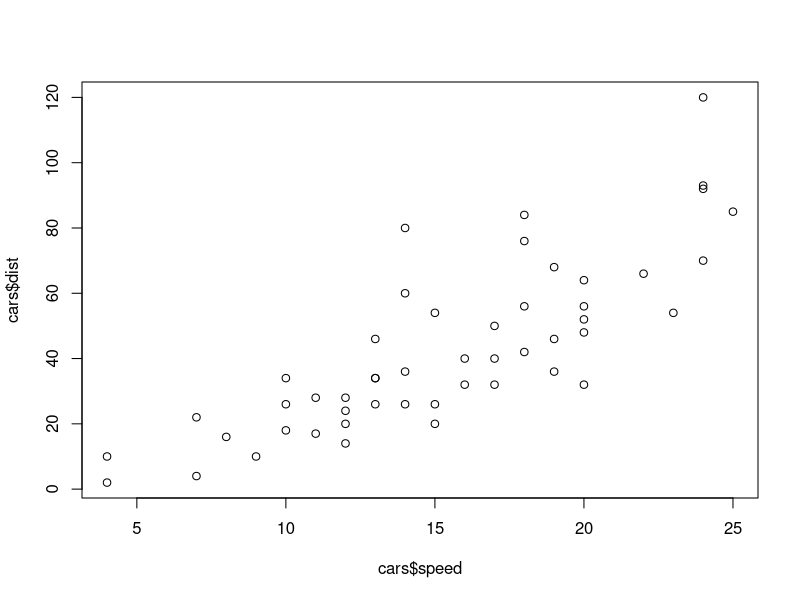
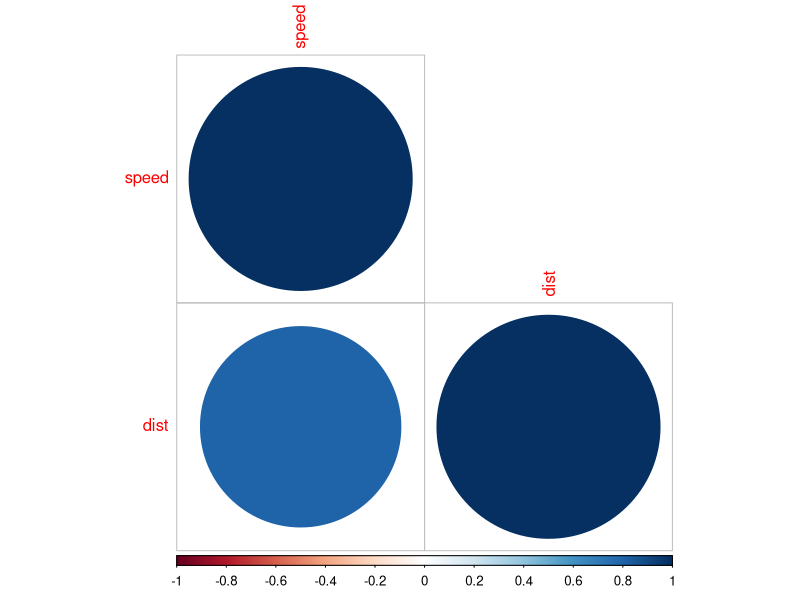
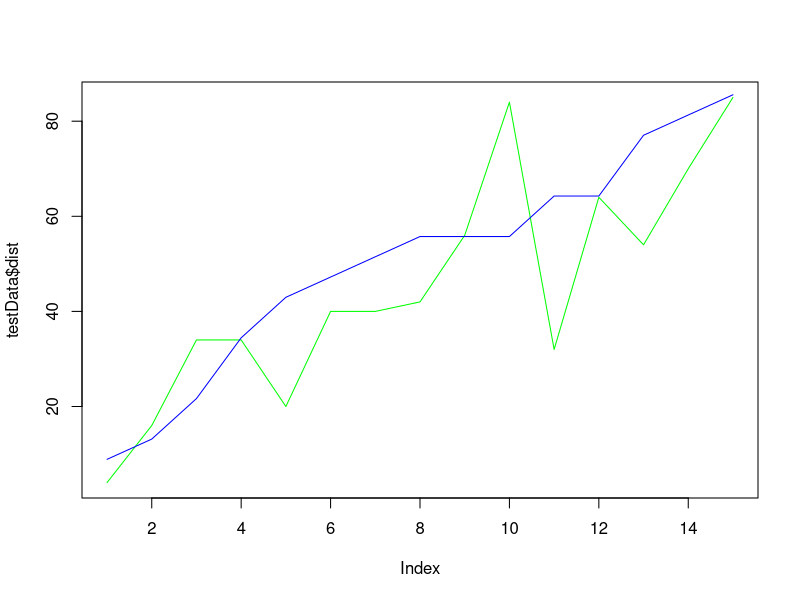
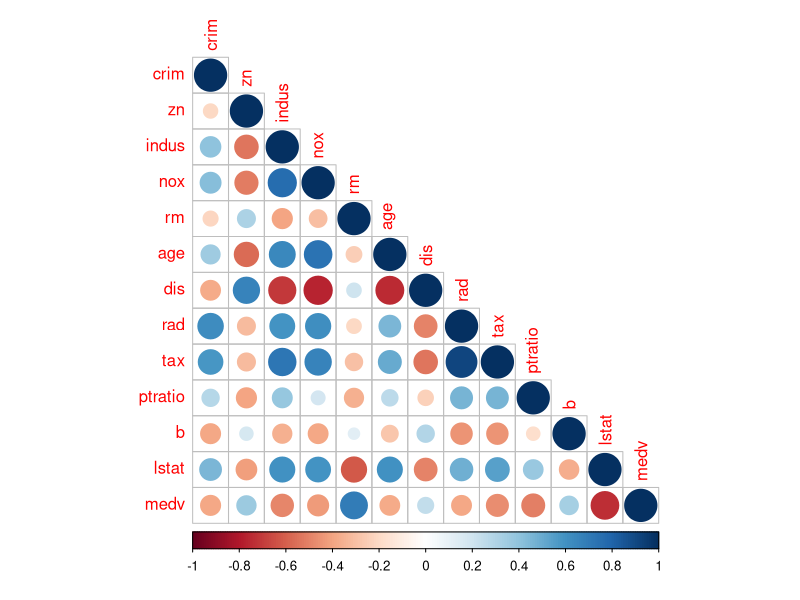

These charts were generated, in order, by the following R code: (Note: this script raises an error after producing the figures.)

#####################################
#   Linear Regression
#####################################
require(stats)
str(cars)

#The data give the speed of cars and the distances taken to stop. Note that the data were recorded in the 1920s.

plot(cars$speed, cars$dist)
#abline(rec.lm, lwd=2, col='red')
cor(cars$speed, cars$dist)
cr <- cor(cars)

#We can use corrplot to visualize
install.packages("corrplot")
library(corrplot)

corrplot(cr, type = "lower")

rec.lm <- lm(cars$dist ~ cars$speed, data=cars)

summary(rec.lm)

#Distance = -17.5791 + 3.9324*speed
#If speed (mph) is zero then the stopping distance is 17.5791 fts, more generally intercept doesn't have intutive interpretation
#for every unit more of speed, we estimate distance grows on average by 3.93 fts

#please recall that we are working on sample and not population - hence the point estimate of the
#coefficient is not necessarily (and almost never is) the true value, hence we always needs
#confidence intervals for our estimates and usually in statistics we want 95% CI

#Hence the value of coefficient can be 3.9324 +/- 2*0.4155
# Now the null hypothesis - there is no relationship between speed and distance and slope is zero
# Alternate hypothesis - there exits a relationship between speed and distance

#One rule of thumb - if 0 is ouside our 95% CI, we claim that relationship exists, check p value
# now the value is 1.49e-12 which is near to zero hence the relationship is statistically
# significant at 95% CI

#Model fit - Check R-squared and adjusted R-squared values
# Standard errors and F-statistics - Both standard errors and F-statistic are measures of goodness of fit. The higher the F-Statistic the better it is.

# Let's check the predictive power of the model

# Create Training and Test data

set.seed(100)  # setting seed to reproduce results of random sampling
trainingRowIndex <- sample(1:nrow(cars), 0.7*nrow(cars))  # row indices for training data
trainingData <- cars[trainingRowIndex, ]  # model training data
testData  <- cars[-trainingRowIndex, ]   # test data

# Build the model on training data

lmMod <- lm(dist ~ speed, data=trainingData) 
summary(lmMod)
# build the model
distPred <- predict(lmMod, testData)  # predict distance

# Prediction accuracy and error rates
actuals_preds <- data.frame(cbind(actuals=testData$dist, predicteds=distPred))  # make actuals_predicteds dataframe.
correlation_accuracy <- cor(actuals_preds)
correlation_accuracy

#To compare Predicted value with actual value
plot(testData$dist, type="l", lty=1.8, col="green")
lines(distPred, type = "l", col="blue")

resid <- residuals(lmMod)
resid

#Very quickly multivariate dataset regression
data ("BostonHousing", package="mlbench")
?BostonHousing

str(BostonHousing)
Boston_cor <- BostonHousing[,-4]
cr <- cor(Boston_cor)
corrplot(cr, type = "lower")
cor(Boston_cor)

set.seed(100)  # setting seed to reproduce results of random sampling
trainingRowIndex <- sample(1:nrow(BostonHousing), 0.7*nrow(BostonHousing))  # row indices for training data
trainingData <- BostonHousing[trainingRowIndex, ]  # model training data
testData  <- BostonHousing[-trainingRowIndex, ]   # test data

model <- lm(trainingData$medv~., data=trainingData)
summary(model)

trainingData_1 <- trainingData[,-c(3,7)]
testData_1 <- testData[,-c(3,7)]
model_2 <- lm(trainingData_1$medv~., data=trainingData_1)
summary(model_2)

vif(model)

library(car)
vif(model_2)

trainingData <- trainingData[,-c(3,9,10)]
testData <- testData[,-c(3,9,10)]
model_2 <- lm(trainingData$medv~., data=trainingData)
summary(model_2)
vif(model_2)

predic <- predict(model_2, testData)
predic

plot(testData$medv, type = "l", lty =1.8, col = "red")
lines(predic,type = "l",col = "blue")








